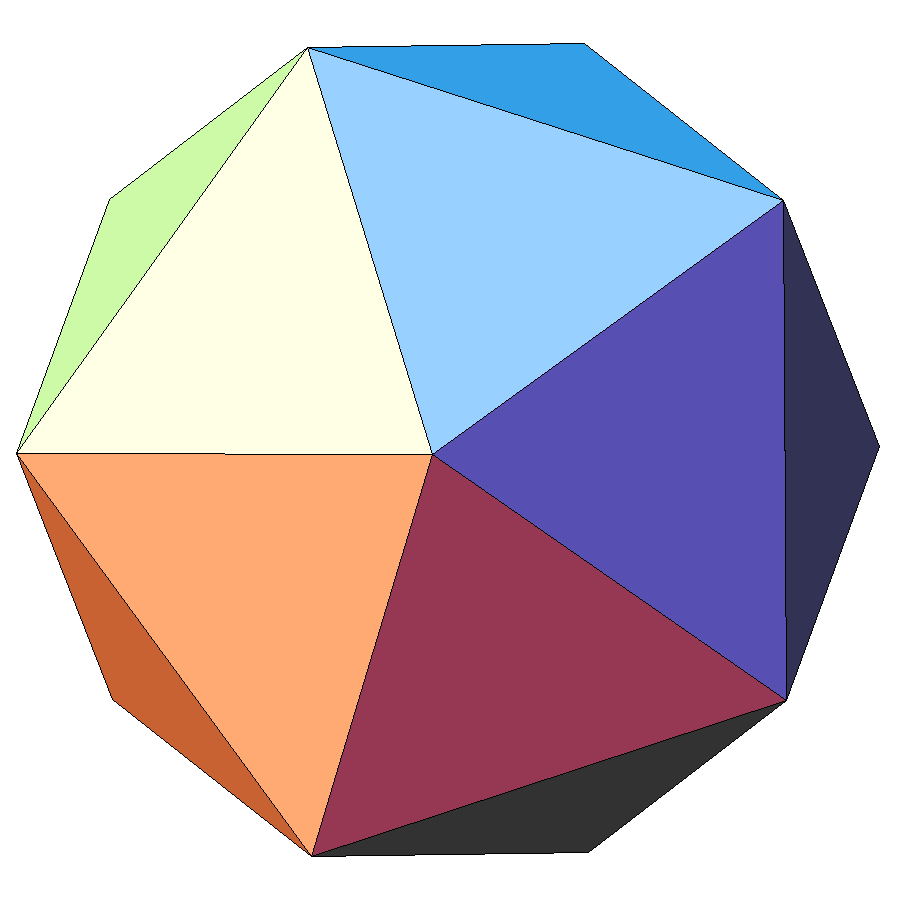
#> input picture ico.png, 900 x 900 px
$ jupyter execute birthday.ipynb
#> lines starting #> are read from the running program, lines starting #| are printed output that depends on the picture
[cell 1]
from PIL import Image
from IPython.display import display

[cell 2]
# write function to convert string to binary
def message_to_bin(message):
    '''Convert a string message to binary.'''
    binary_message = ''.join(format(ord(char), '08b') for char in message)
    return binary_message

# function to embed message into image
def embed_message(image_path, message):
    '''Embed a message into an image.'''
#> called with image_path = 'ico.png', message = 'Happy Birthday'

    binary_message = message_to_bin(message)
    binary_message += '1111111111111110'  # end of text sequence
    # first convert to
    image = Image.open(image_path).convert("RGB")
#> image is the input picture: PIL image 900x900 RGB; mean R, G, B 194, 182.4, 192.7
    pixels = list(image.getdata())
#> pixels = 810000 items
    new_pixels = []
    message_idx = 0

    for pixel in pixels:
        # need to add check in for len or else breaksssss
        if message_idx < len(binary_message):
            # 1 bit => each color channel (R, G, B)
            new_pixel = [(pixel[i] & ~1) | (int(binary_message[message_idx + i]) if message_idx + i < len(binary_message) else 0) for i in range(3)]
            message_idx += 3
        else:
            new_pixel = pixel
        new_pixels.append(tuple(new_pixel))
#> this loop made 810000 passes
#> (new_pixel, message_idx) on passes 1 to 12: ([254, 255, 254], 3), ([254, 255, 254], 6), ([254, 254, 254], 9), ([255, 255, 254], 12), ([254, 254, 254], 15), ([255, 254, 255], 18), ([255, 255, 254], 21), ([254, 254, 254], 24), ([254, 255, 255], 27), ([255, 254, 254], 30), ([254, 254, 254], 33), ([255, 255, 255], 36)
#> new_pixel on passes 44 to 49: (255, 255, 255), (255, 255, 255), (255, 255, 255), (255, 255, 255), (255, 255, 255), (255, 255, 255)
#> after the loop, message_idx = 129; new_pixels = 810000 items


    # Create a new image with the modified pixels
    image.putdata(new_pixels)
#> (reads cookie.txt from the repository)
    return image

[cell 3]
image_path = "ico.png"
message = "Happy Birthday"
embedded_image = embed_message(image_path, message)
embedded_image.save("embedded_image.jpg")
print("Stenographic image generated")
# show image
display(embedded_image)

[cell 4]
import hashlib
import math

[cell 5]
def binary_to_hashed_rgb(binary_string):
    '''Convert a binary string to an RGB tuple using SHA-256 hash.'''
    sha256_hash = hashlib.sha256(binary_string.encode()).hexdigest()
    # Extract RGB values from the hash
    return (int(sha256_hash[:2], 16), int(sha256_hash[2:4], 16), int(sha256_hash[4:6], 16))

def generate_image_from_text(text):
    '''Generate an image from the binary representation of text with height of 1 pixel.'''
    binary_repr = message_to_bin(text)

    # Ensure that the binary representation length is a multiple of 24
    while len(binary_repr) % 24 != 0:
        binary_repr += '0'

    # Convert binary to RGB values
    pixels = [binary_to_hashed_rgb(binary_repr[i:i+24]) for i in range(0, len(binary_repr), 24)]

    # Set width to the number of pixels and height to 1
    width = len(pixels)
    height = 1

    # Create the image
    image = Image.new('RGB', (width, height))
    image.putdata(pixels)
    return image


def generate_normalized_image_from_text(text, width=256):
    '''Generate an image with a normalized width from the binary representation of text.'''
    # Generate the image from text
    image = generate_image_from_text(text)

    # Resize the image to the desired width while keeping the height as 1
    image = image.resize((width, 1))
    return image

def stack_images_vertically(images):
    '''Stack a list of images vertically.'''
    total_width = images[0].width
    total_height = sum(img.height for img in images)

    # Create a blank image with the calculated width and height
    stacked_image = Image.new('RGB', (total_width, total_height))
#> stacked_image: PIL image 63x64 RGB; every value is 0

    # Paste each image into the stacked image
    y_offset = 0
    for img in images:
        stacked_image.paste(img, (0, y_offset))
        y_offset += img.height
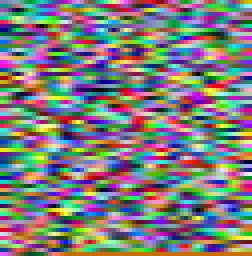
#> stacked_image: PIL image 63x64 RGB (shown 4 times larger); mean R, G, B 126.1, 125, 123.4
#> after the loop, y_offset = 64

    return stacked_image

# Sample list of phrases
phrases = ["Happy Birthday", "Best Wishes", "Congratulations", "Party Time", "Cheers"]

# Read the content of the text file
with open("cookie.txt", "r") as file:
    content = file.read()

# Determine the number of segments and segment length
num_segments = int(math.sqrt(len(content)))
segment_length = len(content) // num_segments

# Split the text into segments
segments = [content[i:i+segment_length] for i in range(0, len(content), segment_length)]

# Adjust the last segment if there's any leftover content
if len(segments[-1]) < segment_length:
    segments[-1] += " " * (segment_length - len(segments[-1]))

segments[:5]  # Display the first 5 segments for verification

# Generate normalized images for each segment and stack them
images = [generate_normalized_image_from_text(segment, width=num_segments) for segment in segments]
final_square_image = stack_images_vertically(images)

# show image in jupyter notebook

display(final_square_image)


# [10 lines of commented-out code are left out]

[cell 6]
# Description: This file contains functions to encrypt and decrypt data using AES.
# Run: pip install pycryptodome
from Crypto.Cipher import AES
from Crypto.Random import get_random_bytes

[cell 7]
# Encrypting
def encrypt_file(filename):
    # Read file contents
    with open(filename, 'r') as file_in:
        data = file_in.read()
    file_in.close()

    key = get_random_bytes(16)  # Generate a random key
    # write key to a file called key.txt
    with open('key.txt', 'wb') as file_key:
        file_key.write(key)

    file_key.close()

    cipher = AES.new(key, AES.MODE_EAX)
    ciphertext, tag = cipher.encrypt_and_digest(data.encode('utf-8'))

    # write ciphertext to a file called encrypted.txt
    with open('encrypted.bin', 'wb') as file_out:
        [file_out.write(x) for x in (cipher.nonce, tag, ciphertext)]
    file_out.close()

[cell 8]
def decrypt_file(filename):
    # Read encrypted contents
    with open(filename, 'rb') as file_in:
        nonce, tag, ciphertext = [file_in.read(x) for x in (16, 16, -1)]
    file_in.close()

    # Read key
    with open('key.txt', 'rb') as file_key:
        key = file_key.read()
    file_key.close()

    cipher = AES.new(key, AES.MODE_EAX, nonce)
    data = cipher.decrypt_and_verify(ciphertext, tag)

    # write decrypted contents to a file called decrypted.txt
    with open('decrypted.txt', 'wb') as file_out:
        file_out.write(data)
    file_out.close()

[cell 9]
choice = input("Encrypt or decrypt? (e/d): ")
#> the answer given: 1
